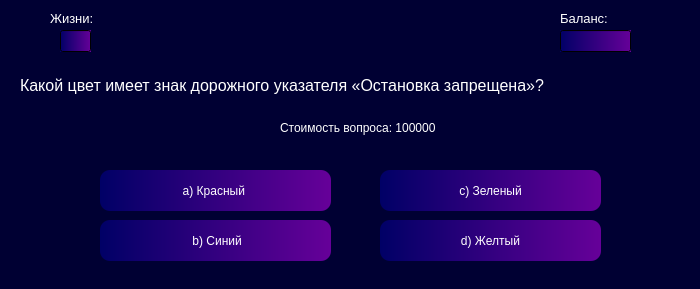
<?xml version="1.0" encoding="UTF-8"?>
<ui version="4.0">
 <class>Dialog</class>
 <widget class="QDialog" name="Dialog">
  <property name="geometry">
   <rect>
    <x>0</x>
    <y>0</y>
    <width>700</width>
    <height>289</height>
   </rect>
  </property>
  <property name="minimumSize">
   <size>
    <width>700</width>
    <height>289</height>
   </size>
  </property>
  <property name="maximumSize">
   <size>
    <width>700</width>
    <height>289</height>
   </size>
  </property>
  <property name="windowTitle">
   <string>Вопрос №5</string>
  </property>
  <property name="styleSheet">
   <string notr="true">background-color: #000033;</string>
  </property>
  <widget class="QLabel" name="label">
   <property name="geometry">
    <rect>
     <x>20</x>
     <y>60</y>
     <width>661</width>
     <height>51</height>
    </rect>
   </property>
   <property name="font">
    <font>
     <pointsize>12</pointsize>
    </font>
   </property>
   <property name="styleSheet">
    <string notr="true">color: white</string>
   </property>
   <property name="text">
    <string>Какой цвет имеет знак дорожного указателя «Остановка запрещена»? </string>
   </property>
  </widget>
  <widget class="QLabel" name="label_2">
   <property name="geometry">
    <rect>
     <x>50</x>
     <y>10</y>
     <width>61</width>
     <height>16</height>
    </rect>
   </property>
   <property name="font">
    <font>
     <pointsize>10</pointsize>
    </font>
   </property>
   <property name="styleSheet">
    <string notr="true">color: white</string>
   </property>
   <property name="text">
    <string>Жизни:</string>
   </property>
  </widget>
  <widget class="QLineEdit" name="lineEdit">
   <property name="enabled">
    <bool>false</bool>
   </property>
   <property name="geometry">
    <rect>
     <x>60</x>
     <y>30</y>
     <width>31</width>
     <height>22</height>
    </rect>
   </property>
   <property name="styleSheet">
    <string notr="true">background-color: qlineargradient(x1:1, y1:0, x2:0, y2:0, stop:0 #660099, stop:1 #000066); color: white</string>
   </property>
   <property name="text">
    <string/>
   </property>
  </widget>
  <widget class="QLabel" name="label_3">
   <property name="geometry">
    <rect>
     <x>560</x>
     <y>10</y>
     <width>71</width>
     <height>16</height>
    </rect>
   </property>
   <property name="font">
    <font>
     <pointsize>10</pointsize>
    </font>
   </property>
   <property name="styleSheet">
    <string notr="true">color: white</string>
   </property>
   <property name="text">
    <string>Баланс:</string>
   </property>
  </widget>
  <widget class="QLineEdit" name="lineEdit_2">
   <property name="enabled">
    <bool>false</bool>
   </property>
   <property name="geometry">
    <rect>
     <x>560</x>
     <y>30</y>
     <width>71</width>
     <height>22</height>
    </rect>
   </property>
   <property name="styleSheet">
    <string notr="true">background-color: qlineargradient(x1:1, y1:0, x2:0, y2:0, stop:0 #660099, stop:1 #000066); color: white</string>
   </property>
   <property name="text">
    <string/>
   </property>
  </widget>
  <widget class="QLabel" name="label_4">
   <property name="geometry">
    <rect>
     <x>280</x>
     <y>120</y>
     <width>171</width>
     <height>16</height>
    </rect>
   </property>
   <property name="styleSheet">
    <string notr="true">color: white</string>
   </property>
   <property name="text">
    <string>Стоимость вопроса: 100000</string>
   </property>
  </widget>
  <widget class="QPushButton" name="pushButton">
   <property name="geometry">
    <rect>
     <x>100</x>
     <y>170</y>
     <width>231</width>
     <height>41</height>
    </rect>
   </property>
   <property name="styleSheet">
    <string notr="true">background-color: qlineargradient(x1:1, y1:0, x2:0, y2:0, stop:0 #660099, stop:1 #000066); color: white; border-radius: 10px</string>
   </property>
   <property name="text">
    <string>a) Красный </string>
   </property>
  </widget>
  <widget class="QPushButton" name="pushButton_2">
   <property name="geometry">
    <rect>
     <x>100</x>
     <y>220</y>
     <width>231</width>
     <height>41</height>
    </rect>
   </property>
   <property name="styleSheet">
    <string notr="true">background-color: qlineargradient(x1:1, y1:0, x2:0, y2:0, stop:0 #660099, stop:1 #000066); color: white; border-radius: 10px</string>
   </property>
   <property name="text">
    <string> b) Синий</string>
   </property>
  </widget>
  <widget class="QPushButton" name="pushButton_3">
   <property name="geometry">
    <rect>
     <x>380</x>
     <y>170</y>
     <width>221</width>
     <height>41</height>
    </rect>
   </property>
   <property name="styleSheet">
    <string notr="true">background-color: qlineargradient(x1:1, y1:0, x2:0, y2:0, stop:0 #660099, stop:1 #000066); color: white; border-radius: 10px</string>
   </property>
   <property name="text">
    <string>c) Зеленый</string>
   </property>
  </widget>
  <widget class="QPushButton" name="pushButton_4">
   <property name="geometry">
    <rect>
     <x>380</x>
     <y>220</y>
     <width>221</width>
     <height>41</height>
    </rect>
   </property>
   <property name="styleSheet">
    <string notr="true">background-color: qlineargradient(x1:1, y1:0, x2:0, y2:0, stop:0 #660099, stop:1 #000066); color: white; border-radius: 10px</string>
   </property>
   <property name="text">
    <string>d) Желтый</string>
   </property>
  </widget>
 </widget>
 <resources/>
 <connections/>
</ui>
